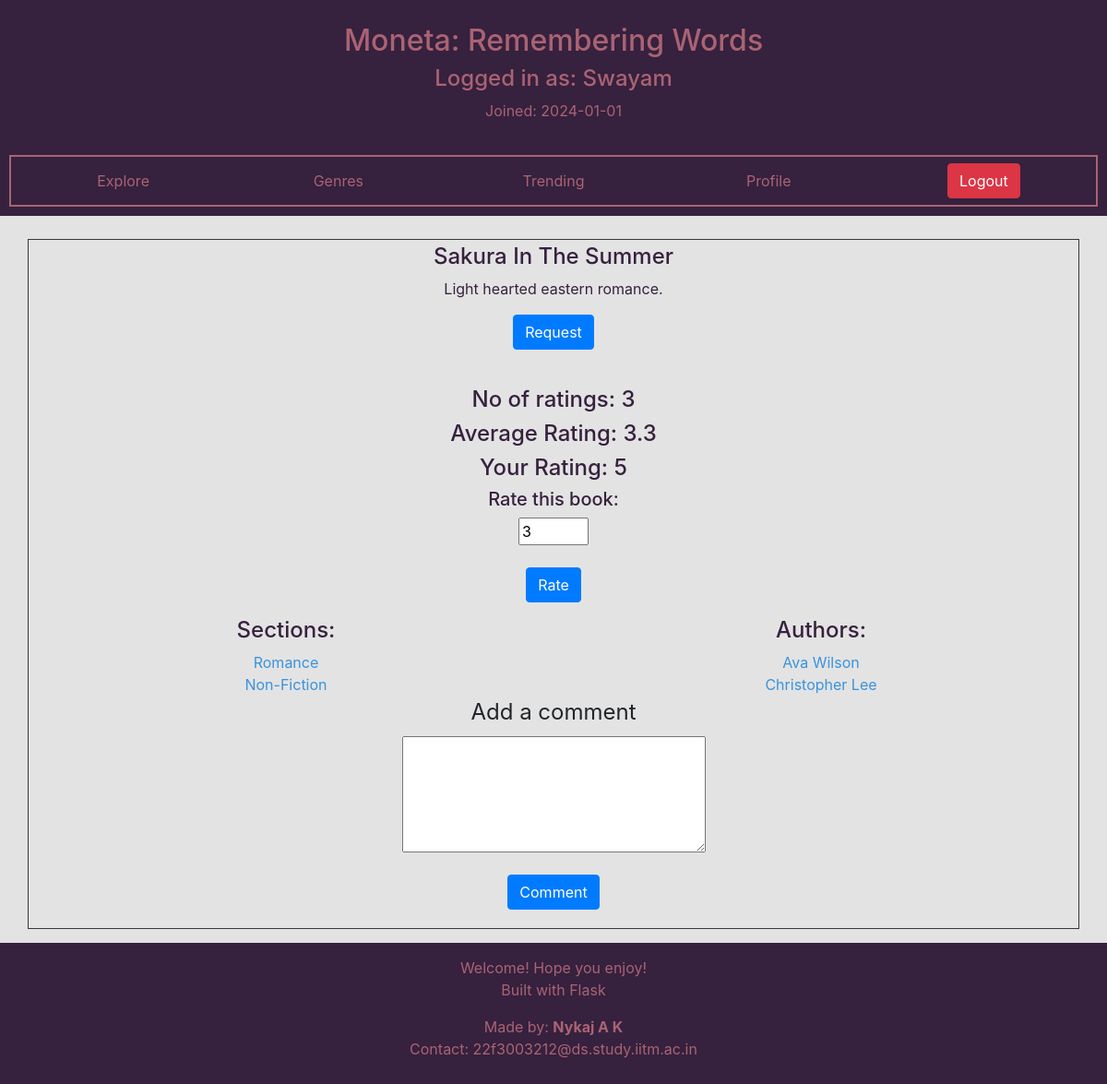
The page /book/7 (signed in) on the database its author committed.
### moneta/models.py (models this page shows, shortened)
class User(db.Model,UserMixin):
    __tablename__ = "user"
    id = db.Column(db.Integer,primary_key = True)
    username = db.Column(db.String(20),nullable=False,unique=True)
    password = db.Column(db.String(60),nullable=True)
    email = db.Column(db.String(60),nullable=False,unique=True)
    doj = db.Column(db.DateTime, nullable=False, default = date.today())
    is_librarian = db.Column(db.Integer,nullable = False, default = 0)
    borrowed = db.relationship('Borrow',backref='user',lazy=True)
    returned = db.relationship('Return',backref='user',lazy=True)
    comments = db.relationship('Comment',backref = 'user', lazy=True)
    requested = db.relationship('Requested',backref = 'user', lazy=True)

class Book(db.Model):
    __tablename__ = "book"
    id = db.Column(db.Integer,primary_key = True)
    name = db.Column(db.String(80), unique = True, nullable = False)
    description = db.Column(db.Text)
    ratings = db.relationship('Rating',backref='book',lazy=True)
    comments = db.relationship('Comment',backref = 'book', lazy=True)
    borrowed = db.relationship('Borrow',backref = 'book',lazy=True)
    requested = db.relationship('Requested',backref = 'book',lazy=True)
    def get_rating(self):
        avg_score = 0
        all_ratings = self.ratings
        for rating in all_ratings:
            avg_score += rating.score
        if (len(all_ratings)):
            avg_score = avg_score / len(all_ratings)
            avg_score = round(avg_score,1)
        else:
            avg_score = 0
        return avg_score

class Section(db.Model):
    __tablename__ = "section"
    id = db.Column(db.Integer,primary_key = True)
    name = db.Column(db.String(40), unique = True, nullable = False)
    doc = db.Column(db.DateTime, default = date.today())
    description = db.Column(db.String(256))
    books = db.relationship('Book',secondary=category,backref = db.backref('sections',lazy='dynamic') )

class Author(db.Model):
    __tablename__ = 'author'
    id = db.Column(db.Integer,primary_key = True)
    name = db.Column(db.String(80), unique = True, nullable = False)
    bio = db.Column(db.Text)
    books = db.relationship('Book',secondary=written,backref = db.backref('authors',lazy='dynamic') )

### moneta/routes.py (the view, shortened to what this page needs)
@app.route("/book/<id>")
@normal_user_required
def selected_book(id):
    curr_book = Book.query.filter(Book.id == id).scalar()
    if not curr_book:
        return render_template('user_specific/non_existant.html')
    num_ratings = len(list(curr_book.ratings))
    avg_score = curr_book.get_rating()
    your_score = Rating.query.filter(Rating.book_id == curr_book.id).filter(Rating.user_id == current_user.id).scalar()
    if your_score:
        your_score = your_score.score
    state = 3
    if len(current_user.borrowed) + len(current_user.requested) + len(current_user.returned) >= 5:
        state = 2
    return_date = None
    for b in current_user.requested:
        if b.book.name == curr_book.name:
            state = 1
            break
    for b in current_user.returned:
        if b.book.name == curr_book.name:
            state = 2
            break
    return render_template('user_specific/book.html',book=curr_book,
                            avg_score = avg_score, your_score = your_score,
                            state = state, return_date=return_date, num_ratings = num_ratings)

### moneta/routes.py (called while the page is built, shortened)
@login_manager.user_loader
def load_user(user_id):
    user = User.query.filter_by(id=user_id).first()
    app.logger.info(f"User {user.username} was loaded!")
    return user

def normal_user_required(fun):
    @wraps(fun)
    def inner(*args,**kwargs):
        if not current_user.is_anonymous and not current_user.is_librarian:
            return fun(*args,**kwargs)
    return inner

### moneta/templates/user_specific/book.html (shortened to what this page needs)
{% extends "user_specific/dashboard.html" %}
{% block main_body %}
    <div class="container text-center mx-auto border border-dark p-1">
        <div class="row text-center mx-auto">
            <div class="col">
                <h4 class="help-text"> {{ book.name }} </h4>
                {% if book.description %}
                    <p class="help-text"> {{ book.description }} </p>
                {% else %}
                    <p class="help-text"> No description provided! </p>
                {% endif %}
                <div>
                    {% if state == 0 %}
                        <form action="{{url_for('read')}}" method="POST">
                            <input type="text" value="{{book.id}}" name="book_id" hidden>
                            <input type="submit" class="btn btn-primary" value="Read">
                        </form>
                        <form action="{{url_for('_return')}}" method="POST">
                            <input type="text" value="{{book.id}}" name="book_id" hidden>
                            <input type="submit" class="btn btn-danger" value="Return">
                        </form>
                        <h6 class="help-text">To be returned on or before: {{return_date}}</h6>
                    {% elif state == 1 %}
                        <form action="{{url_for('cancel_request_book')}}" method="POST">
                            <input type="text" value="{{book.id}}" name="book_id" hidden>
                            <input type="submit" class="btn btn-danger" value="Cancel Request">
                        </form>
                    {% elif state == 2 %}
                        <form action="">
                            <input type="text" value="{{book.id}}" name="book_id" hidden>
                            <input type="submit" class="btn btn-primary" value="Request" disabled>
                        </form>
                    {% else %}
                        <form action="{{url_for('request_book')}}" method="POST">
                            <input type="submit" class="btn btn-primary" value="Request">
                        </form>
                    {% endif %}
                </div>
                <br>
                <div>
                    <h4 class="help-text">No of ratings: {{num_ratings}}</h4>
                    {% if avg_score %}
                        <h4 class="help-text"> Average Rating: {{ avg_score }} </h4>
                    {% endif %}
                    {% if your_score %}
                        <h4 class="help-text"> Your Rating: {{ your_score }} </h4>
                    {% endif %}
                    <h5 class="help-text">Rate this book:</h5>
                    <form action="{{url_for('rate')}}" method="POST">
                        <input type="number" min="1" max="5" name="score" value="3">
                        <br>
                        <br>
                        <input type="submit" value="Rate" class="btn btn-primary">
                    </form>
                </div>
            </div>
        </div>
        <div class = "row">
            <div class="col">
                <h4 class="help-text">Sections: </h4>
                {% for section in book.sections %}
                    <a class="link-text" href="{{ url_for('selected_genre',name=section.name) }}">{{ section.name }} </a>
                    <br>
                {% endfor %}
            </div>
            <div class = "col">
                <div>
                    <h4 class="help-text">Authors: </h4>
                    {% for author in book.authors %}
                        <a class="link-text" href="{{ url_for('selected_author',id = author.id) }}">{{ author.name }}</a>
                        <br>
                    {% endfor %}
                </div>
            </div>
        </div>
        <div>
            <form action="{{url_for('comment')}}" method="POST">
                <legend>Add a comment</legend>
                <textarea name="content" id="" cols="30" rows="5"></textarea>
                <br>
                <br>
                <input type="submit" class="btn btn-primary" value="Comment">
            </form>
        </div>
    </div>
{% endblock %}

### moneta/templates/user_specific/dashboard.html
{% extends "base_templates/base.html" %}
{% block header_element %}
    <div class="container-flexible" id="header-container">
        <div class="row text-center header-container-element" id="header-container-info">
            <div class="col" id="header-container-info-content">
                <h2 class="header-info-content-text">Moneta: Remembering Words</h2>
                <h4 class="header-info-content-text">Logged in as: {{ current_user.username }} </h4>
                <p class="header-info-content-text">Joined: {{current_user.doj.__str__()[:10:]}}</p>
            </div>
        </div>
        <div class="row text-center header-container-element" id="header-container-links">
            <div class="col header-link-div"><a class="btn header-link" href="{{ url_for('search') }}">Explore</a></div>
            <div class="col header-link-div"><a class="btn header-link" href="{{ url_for('genre') }}">Genres</a></div>
            <div class="col header-link-div"><a class="btn header-link" href="{{ url_for('trending') }}">Trending</a></div>
            <div class="col header-link-div"><a class="btn header-link" href="{{ url_for('home') }}">Profile</a></div>
            <div class="col header-link-div"><a class="btn btn-danger" href="{{ url_for('logout') }}">Logout</a></div>
        </div>
    </div>
{% endblock %}

### moneta/static/custom/global_styles.css (style rules this page uses)
:root { --custom_primary: rgb(57,147,221); --custom_secondary: rgb(84,122,65); --custom_tertiary: rgb(170,99,115); --custom_accent_light: rgb(227,227,227); --custom_accent_dark: rgb(54,33,62); }
body { background-color: var(--custom_accent_light); overflow-x: hidden; min-height: 100vh; display: flex; flex-direction: column; }

### moneta/static/custom/header_styles.css (style rules this page uses)
#header-container { padding: 5px; margin-bottom: 10px; background-color: var(--custom_accent_dark); }
.header-container-element { padding: 5px; margin: 5px; margin-top: 15px; }
.header-link-div { margin: 2px; }
.header-link { color: var(--custom_tertiary); }
.header-info-content-text { color: var(--custom_tertiary); }
#header-container-links { border: 2px solid var(--custom_tertiary); }

### moneta/static/custom/content_text_styles.css (style rules this page uses)
.link-text { color: var(--custom_primary); }
.help-text { color: var(--custom_accent_dark); }

### rows shown on the page
User: username "Swayam", doj "2024-01-01"
Book: name "Sakura In The Summer", description "Light hearted eastern romance."
Section: name "Romance"
Section: name "Non-Fiction"
Author: name "Ava Wilson"
Author: name "Christopher Lee"

### other values the page prints
{{ num_ratings }} "3"
{{ avg_score }} "3.3"
{{ your_score }} "5"
